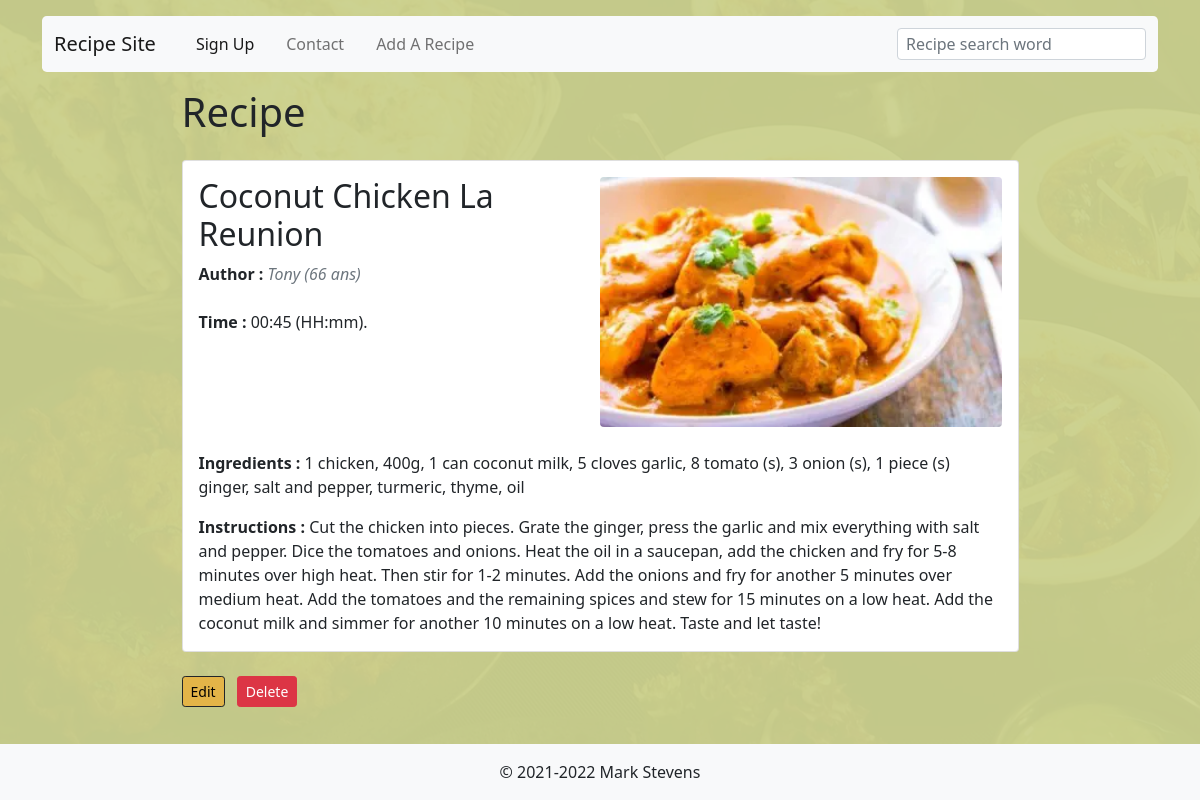
Page /recipes/read.php?id=87 (signed in) on the committed database.
### tables this page shows
CREATE TABLE `recipes` (
  `recipe_id` int(11) NOT NULL,
  `title` varchar(128) NOT NULL,
  `summary` text NOT NULL,
  `duration` time NOT NULL,
  `ingredients` text NOT NULL,
  `recipe` text NOT NULL,
  `author` varchar(512) NOT NULL,
  `image` varchar(256) NOT NULL,
  `is_enabled` tinyint(1) NOT NULL
);

CREATE TABLE `users` (
  `user_id` int(11) NOT NULL,
  `full_name` varchar(64) NOT NULL,
  `email` varchar(512) NOT NULL,
  `password` varchar(512) NOT NULL,
  `age` int(11) NOT NULL
);

### variables/variables.php (called while the page is built, shortened)
<?php
  $usersStatement = $mysqlClient->prepare('SELECT * FROM users');
  $usersStatement->execute();
  $users = $usersStatement->fetchAll();
  $rootUrl = (!empty($_SERVER['HTTPS']) ? 'https' : 'http') . '://' . $_SERVER['HTTP_HOST'] . '/';
  ?>

### config/user.php (called while the page is built, shortened)
<?php
include_once($_SERVER['DOCUMENT_ROOT'] . "/config/mysql.php");
include_once($_SERVER['DOCUMENT_ROOT'] . "/variables/variables.php");

### functions/functions.php (called while the page is built, shortened)
<?php
function displayAuthor(string $authorEmail, array $users) : string
{
    for ($i = 0; $i < count($users); $i++) {
        $author = $users[$i];
        if ($authorEmail === $author['email']) {
            return $author['full_name'] . ' (' . $author['age'] . ' ans)';
        }
    }
    return 'utilisateur inconnu';
}

### recipes/read.php (the view, shortened to what this page needs)
<?php session_start();
  include_once($_SERVER['DOCUMENT_ROOT'] . "/config/user.php");
  include_once($_SERVER['DOCUMENT_ROOT'] . "/variables/variables.php");
  include_once($_SERVER['DOCUMENT_ROOT'] . "/functions/functions.php");
  $getData = $_GET;
  $recipe_id = $getData['id'];
  if (!isset($recipe_id) || (!is_numeric($recipe_id)))
  {
    $errorMessage = 'Something seems to have gone wrong. Please try again.';
    echo $errorMessage;
    return;
  }	else {
    $retrieveRecipe = $mysqlClient->prepare('SELECT * FROM `recipes` WHERE recipe_id = :recipe_id');
    $retrieveRecipe->execute([
      'recipe_id' => $recipe_id,
    ]);
    $recipe = $retrieveRecipe->fetch(PDO::FETCH_ASSOC);
  }
?>
<!DOCTYPE html>
<html lang="en">
<head>
    <link href="https://cdn.jsdelivr.net/npm/bootstrap@5.0.2/dist/css/bootstrap.min.css" rel="stylesheet">
    <link rel="stylesheet" href="<?php echo($rootUrl.'/css/style.css'); ?>">
</head>
<body class="backThree d-flex flex-column min-vh-100">
    <main class="container">
      <?php include_once($rootPath.'/include/header.php'); ?>
      <section class="readPage-container mx-auto">
        <h1 class="mb-4">Recipe</h1>
        <div class="card">
          <div class="d-flex flex-column card-body">
            <div class="d-flex flex-column-reverse flex-lg-row justify-content-between mb-3">
              <div class="readPage-summary me-2" >
                <h2 class="readPage-recipeTitle"><?php echo ucfirst($recipe['title']); ?></h2>
                <p class="card-text"><b>Author : </b><i class="text-muted"><?php echo ucfirst(displayAuthor($recipe['author'], $users)); ?></i></p>
                <p class="card-text mt-4"><b>Time : </b><?php echo date("H:i", strtotime($recipe['duration'])); ?> (HH:mm).</p>
              </div>
              <img class="recipe-image readPage-image rounded mb-2" src="<?php echo($rootUrl)?>/recipes/images/<?php echo $recipe['image'] ? $recipe['image'] : 'ImageDefault_NO_DELETE.png' ?>" alt="">
            </div>
              <p class="card-text"><b>Ingredients : </b><?php echo $recipe['ingredients']; ?></p>
              <p class="card-text"><b>Instructions : </b><?php echo $recipe['recipe']; ?></p>
          </div>
        </div>
          <div class="mt-auto">
            <a class="btn btn-warning btn-sm my-4" href="<?php echo($rootUrl)?>recipes/update.php?id=<?php echo($recipe['recipe_id']); ?>">Edit</a>
            <a class="btn btn-danger btn-sm m-2" href="<?php echo($rootUrl)?>recipes/delete.php?id=<?php echo($recipe['recipe_id']); ?>">Delete</a>
          </div>
      </section>
</main>
    <?php include_once($rootPath.'/include/footer.php'); ?>
</body>
</html>

### css/style.css (style rules this page uses)
body { background: #CBD18F; }
.btn-warning { background-color: #E3B448; border-color: #212529; }
.recipe-image { object-fit: cover; width: 100%; height: 200px; }
.readPage-image { height: 250px; }
.readPage-recipeTitle { overflow-wrap: break-word; word-wrap: break-word; -webkit-hyphens: auto; hyphens: auto; }
@media only screen and (max-width: 1200px) and (min-width: 992px) { .readPage-summary { max-width: 325px; } }
.backOne, .backTwo, .backThree { background: #CBD18F; position: relative; height: 100%; width: 100%; }
.backThree::before { content: ""; background: #CBD18F url("backgrounds/asian-fusion.webp") no-repeat center center; background-size: cover; position: absolute; top: 0px; right: 0px; bottom: 0px; left: 0px; opacity: 0.04; z-index: -1; }
@media screen and (min-width: 768px) { .readPage-container { width: 75%; } }
@media screen and (min-width: 992px) { .readPage-image { width: 50%; } }

### rows in the picture
recipes: title "Coconut Chicken La Reunion", author.age "Tony (66 ans)", duration "00:45", image (picture), ingredients "1 chicken, 400g, 1 can coconut milk, 5 cloves garlic, 8 tomato (s), 3 onion (s), 1 piece (s) ginger, salt and pepper, turmeric, thyme, oil", recipe "Cut the chicken into pieces. Grate the ginger, press the garlic and mix everything with salt and pepper. Dice the tomatoes and onions. Heat the oil in a saucepan, add the chicken and fry for 5-8 minutes over high heat. Then stir for 1-2 minutes. Add the onions and fry for another 5 minutes over medium heat. Add the tomatoes and the remaining spices and stew for 15 minutes on a low heat. Add the coconut milk and simmer for another 10 minutes on a low heat. Taste and let taste!"
